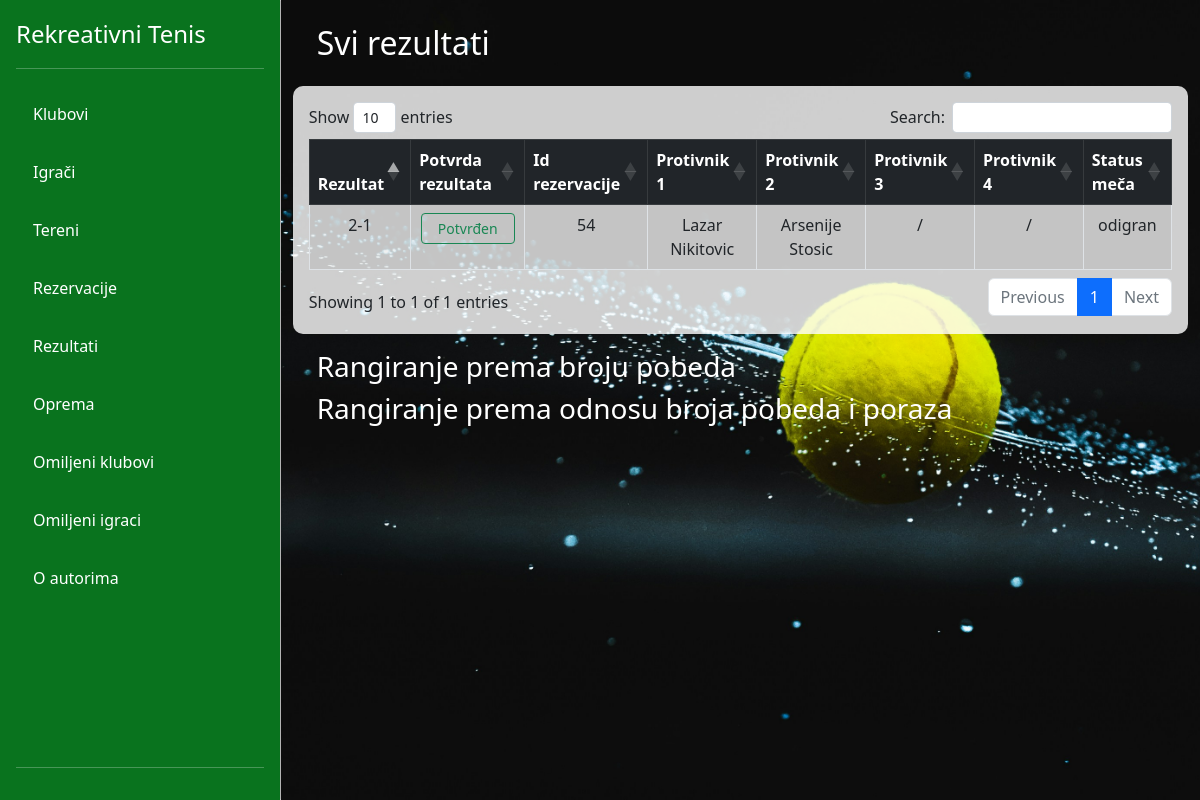
Page /view-gosti/results.php on the earlier database version.
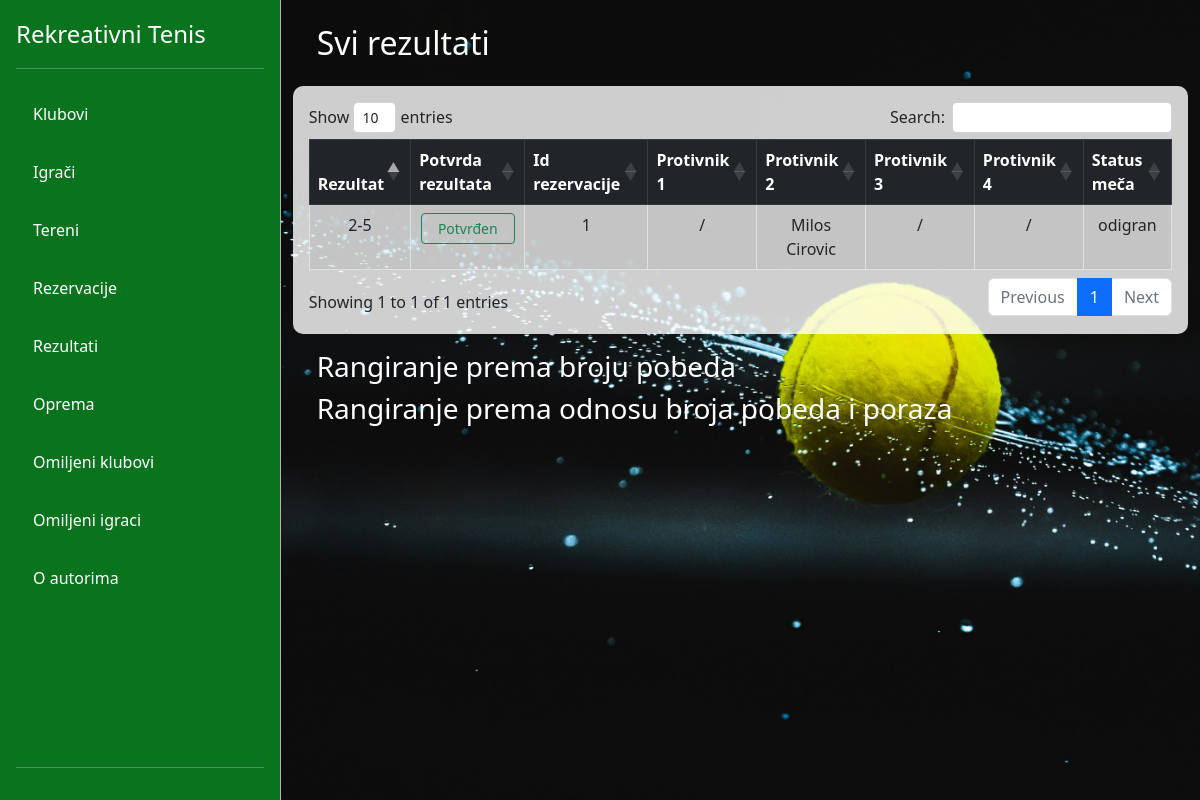
Same page on the later database version.
### tables this page shows
CREATE TABLE `pregled_rezultata` (
  `id` int(11) NOT NULL,
  `rezultat` varchar(255) NOT NULL,
  `potvrda_rezultata` bit(1) NOT NULL,
  `id_rezervacije` int(11) NOT NULL,
  `status_meca` varchar(255) NOT NULL
);

CREATE TABLE `korisnici` (
  `id` int(11) NOT NULL,
  `ime` varchar(255) NOT NULL,
  `prezime` varchar(255) NOT NULL,
  `pol` varchar(50) DEFAULT NULL,
  `visina` int(11) DEFAULT NULL,
  `godine` int(11) DEFAULT NULL,
  `pobeda` int(11) DEFAULT NULL,
  `porazi` int(11) DEFAULT NULL,
  `naziv_kluba` varchar(255) DEFAULT NULL,
  `email` varchar(255) NOT NULL,
  `lozinka` varchar(255) NOT NULL,
  `profilna_slika` longblob DEFAULT NULL,
  `id_opreme` int(11) DEFAULT NULL,
  `id_uloge` int(11) NOT NULL
);

### config/DB.php (called while the page is built)
<?php
class DB{
    private static $factory;
    public static function createInstance($config = null)
    {
        $settings['dbname'] = 'rekreativnitenisdb';
        $settings['dbhost'] = '127.0.0.1';
        $settings['dbuser'] = 'root';
        $settings['dbpass'] = '';
        try{
            $dsn = 'mysql:dbname=' . $settings['dbname'] . ';host=' . $settings['dbhost'];
            $pdo = new PDO($dsn, $settings['dbuser'], $settings['dbpass'], array(PDO::MYSQL_ATTR_INIT_COMMAND => "SET NAMES utf8"));
            $pdo->setAttribute(PDO::ATTR_ERRMODE, PDO::ERRMODE_EXCEPTION);
            $pdo->setAttribute(PDO::ATTR_EMULATE_PREPARES, true);
            $pdo->setAttribute(PDO::ATTR_DEFAULT_FETCH_MODE, PDO::FETCH_ASSOC);
            self::$factory[$config] = $pdo;
            return self::$factory[$config];
        }
        catch (PDOException $e) {
            die ('Connection failed: ' . $e->getMessage());
        }
    }
}
?>

### DAO/PregledRezultataDAO.php (called while the page is built, shortened)
<?php
require_once '../config/DB.php';
class PregledRezultataDAO
{
    private $db;
    public function __construct()
    {
        $this->db = DB::createInstance();
    }
    public function getAllJOIN()
    {
        $sql = "SELECT rez.*, pre.* FROM rezervacije rez join pregled_rezultata pre on rez.id = pre.id_rezervacije;";
        $statement = $this->db->prepare($sql);
        $statement->execute();
        $res = $statement->fetchAll();
        return $res;
    }
}

### DAO/KorisnikDAO.php (called while the page is built, shortened)
<?php
require_once '../config/DB.php';
class KorisnikDAO
{
    private $db;
    public function __construct()
    {
        $this->db = DB::createInstance();
    }
    public function getAllIgraciById($id)
    {
        $sql = "SELECT k.* FROM korisnici k INNER JOIN uloge u ON k.id_uloge = u.id WHERE u.naziv_uloge='igrac' and k.id=?";
        $statement = $this->db->prepare($sql);
        $statement->bindValue(1, $id);
        $statement->execute();
        $res = $statement->fetch();
        if ($res != false) return $res;
        return null;
    }
}

### view-gosti/results.php (the view, shortened to what this page needs)
<?php
require_once './partials/navigacija.php';
require_once '../DAO/PregledRezultataDAO.php';
require_once '../DAO/KorisnikDAO.php';
$rezultatiDAO = new PregledRezultataDAO();
$rezultati = $rezultatiDAO->getAllJOIN();
$korisnikDAO = new KorisnikDAO();
?>
<div class="container-fluid" style="background-image: url('./images/carousel3.jpg'); background-repeat: no-repeat; background-size: cover; overflow: auto; height: 100vh;">
    <h2 class="m-4 text-white">Svi rezultati</h2>
    <div class="container mt-3 mb-3 p-3" style="background-color: rgba(255, 255, 255, 0.8); border-radius: 10px;">
        <table id="rezultatiTable" class="table table-bordered table-striped table-hover text-center mt-3">
            <thead class="table-dark sticky-top bg-white">
                <tr>
                    <th class="th-sm">Rezultat</th>
                    <th class="th-sm">Potvrda rezultata</th>
                    <th class="th-sm">Id rezervacije</th>
                    <th class="th-sm">Protivnik 1</th>
                    <th class="th-sm">Protivnik 2</th>
                    <th class="th-sm">Protivnik 3</th>
                    <th class="th-sm">Protivnik 4</th>
                    <th class="th-sm">Status meča</th>
                </tr>
            </thead>
            <tbody>
                <?php foreach ($rezultati as $item) : ?>
                    <tr>
                        <td><?= $item['rezultat'] ?></td>
                        <td>
                            <?php echo $item['potvrda_rezultata'] == 1 ? '<button class="btn btn-sm btn-outline-success px-3">Potvrđen</button>' : '<button class="btn btn-sm btn-outline-danger px-3">Nepotvrđen</button>'; ?>
                        </td>
                        <td><?= $item['id_rezervacije'] ?></td>
                        <td>
                            <?php
                            $igrac1 = $korisnikDAO->getAllIgraciById($item['id_igraca1']);
                            echo $igrac1 ? $igrac1['ime'] . ' ' . $igrac1['prezime'] : '/';
                            ?>
                        </td>
                        <td>
                            <?php
                            $igrac2 = $korisnikDAO->getAllIgraciById($item['id_igraca2']);
                            echo $igrac2 ? $igrac2['ime'] . ' ' . $igrac2['prezime'] : '/';
                            ?>
                        </td>
                        <td>
                            <?php
                            $igrac3 = $korisnikDAO->getAllIgraciById($item['id_igraca3']);
                            echo $igrac3 ? $igrac3['ime'] . ' ' . $igrac3['prezime'] : '/';
                            ?>
                        </td>
                        <td>
                            <?php
                            $igrac4 = $korisnikDAO->getAllIgraciById($item['id_igraca4']);
                            echo $igrac4 ? $igrac4['ime'] . ' ' . $igrac4['prezime'] : '/';
                            ?>
                        </td>
                        <td><?= $item['status_meca'] ?></td>
                    </tr>
                <?php endforeach; ?>
            </tbody>
        </table>
    </div>
    <h3><a href="win.php" class="m-4 text-white" style="text-decoration:none;">Rangiranje prema broju pobeda</a><br></h3>
    <h3><a href="win-loses.php" class="m-4 text-white" style="text-decoration:none;">Rangiranje prema odnosu broja pobeda i poraza</a></h3>
</div>
<?php require_once './partials/footer.php'; ?>

### view-gosti/partials/navigacija.php (shortened to what this page needs)
<!DOCTYPE html>
<html lang="en">
<head>
  <link rel="stylesheet" href="https://cdn.datatables.net/1.10.22/css/dataTables.bootstrap5.min.css">
  <link href="https://cdn.jsdelivr.net/npm/bootstrap@5.2.0-beta1/dist/css/bootstrap.min.css" rel="stylesheet">
  <link rel="stylesheet" href="./css/style.css">
  <link rel="stylesheet" href="./css/error-validacija.css">
  <link rel="stylesheet" href="https://cdn.datatables.net/1.10.22/css/dataTables.bootstrap5.min.css">
</head>
<body>
  <main>
    <div class="d-flex flex-column flex-shrink-0 p-3 text-white " style="width: 280px; background-color:#09731e">
      <a href="home.php" class=" text-center d-flex align-items-center mb-3 mb-md-0 me-md-auto text-white text-decoration-none">
        <span class="fs-4 text-center">Rekreativni Tenis</span>
      </a>
      <hr>
      <ul class="nav nav-pills flex-column mb-auto">
        <li>
          <a href="./clubs.php" class="nav-link text-white">
            Klubovi
          </a>
        </li>
        <li>
          <a href="./players.php" class="nav-link text-white">
            Igrači
          </a>
        </li>
        <li>
          <a href="./grounds.php" class="nav-link text-white">
            Tereni
          </a>
        </li>
        <li>
          <a href="./reservations.php" class="nav-link text-white">
            Rezervacije
          </a>
        </li>
        <li>
          <a href="./results.php" class="nav-link text-white">
            Rezultati
          </a>
        </li>
        <li>
          <a href="./equipment.php" class="nav-link text-white">
            Oprema
          </a>
        </li>
        <li>
          <a href="./favoriteClubs.php" class="nav-link text-white">
            Omiljeni klubovi
          </a>
        </li>
        <li>
          <a href="./formaAddOmiljeniIgrac.php" class="nav-link text-white">
            Omiljeni igraci
          </a>
        </li>
        <li>
          <a href="./OAutorima.php" class="nav-link text-white">
            O autorima
          </a>
        </li>
      </ul>
      <hr>
    </div>

### view-gosti/partials/footer.php (shortened to what this page needs)
</main>
</body>
</html>

### view-gosti/css/style.css (style rules this page uses)
main { display: flex; flex-wrap: nowrap; height: 100vh; height: -webkit-fill-available; max-height: 100vh; overflow-x: auto; }
.container { max-width: 100%; max-height: 100%; }
.nav-link { padding: 17px; }

Differences in the rows shown:
removed pregled_rezultata: rezultat "2-1", potvrda_rezultata "Potvrđen", id_rezervacije "54", korisnici.ime "Lazar", korisnici.prezime "Nikitovic", korisnici.ime "Arsenije", korisnici.prezime "Stosic", status_meca "odigran"
added pregled_rezultata: rezultat "2-5", potvrda_rezultata "Potvrđen", id_rezervacije "1", korisnici.ime "Milos", korisnici.prezime "Cirovic", status_meca "odigran"
